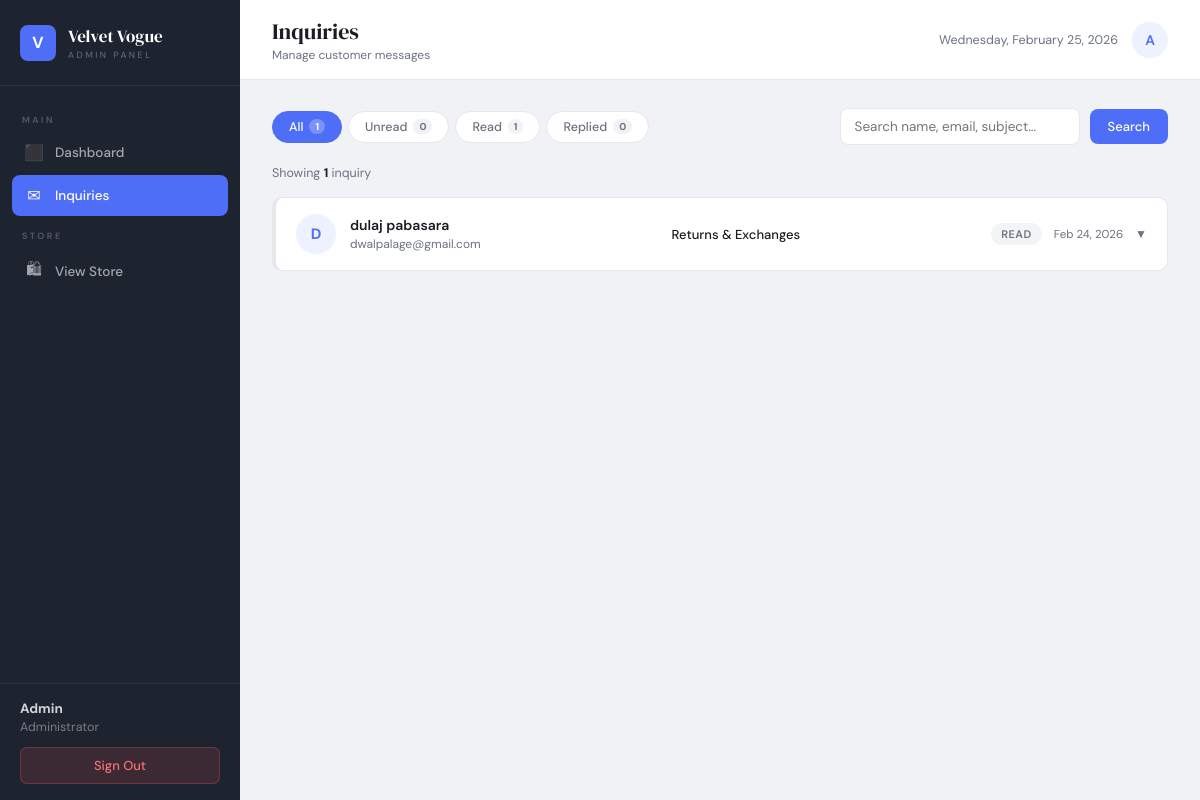
The app's page /admin/Inquiries.php (signed in) with its own data.
### tables this page shows
CREATE TABLE `inquiries` (
  `id` int(11) NOT NULL,
  `name` varchar(100) NOT NULL,
  `email` varchar(150) NOT NULL,
  `subject` varchar(200) NOT NULL,
  `message` text NOT NULL,
  `status` enum('unread','read','replied') DEFAULT 'unread',
  `created_at` timestamp NOT NULL DEFAULT CURRENT_TIMESTAMP
);

### admin/Inquiries.php (the view, shortened to what this page needs)
<?php
include "../db.php";
$adminName  = $_SESSION['admin_name'] ?? 'Admin';
$filter  = $_GET['status'] ?? 'all';
$search  = trim($_GET['search'] ?? '');
$where = "WHERE 1=1";
$inquiries = $conn->query("SELECT * FROM inquiries $where ORDER BY created_at DESC");
$total     = $inquiries ? $inquiries->num_rows : 0;
$allCount     = $conn->query("SELECT COUNT(*) AS c FROM inquiries")->fetch_assoc()['c'];
$unreadCount  = $conn->query("SELECT COUNT(*) AS c FROM inquiries WHERE status='unread'")->fetch_assoc()['c'];
$readCount    = $conn->query("SELECT COUNT(*) AS c FROM inquiries WHERE status='read'")->fetch_assoc()['c'];
$repliedCount = $conn->query("SELECT COUNT(*) AS c FROM inquiries WHERE status='replied'")->fetch_assoc()['c'];
?>
<!DOCTYPE html>
<html lang="en">
<head>
</head>
<body>
<aside class="sidebar">
    <div class="sidebar-logo">
        <div class="logo-icon">V</div>
        <div class="logo-text">Velvet Vogue <span>Admin Panel</span></div>
    </div>
    <nav class="sidebar-nav">
        <p class="nav-section-label">Main</p>
        <a href="dashboard.php" class="nav-item">
            <span class="nav-icon">⬛</span> Dashboard
        </a>
        <a href="inquiries.php" class="nav-item active">
            <span class="nav-icon">✉</span> Inquiries
        </a>
        <p class="nav-section-label">Store</p>
        <a href="../products.php" class="nav-item" target="_blank">
            <span class="nav-icon">🛍</span> View Store
        </a>
    </nav>
    <div class="sidebar-footer">
        <strong><?= htmlspecialchars($adminName) ?></strong>
        Administrator
        <a href="logout.php" class="btn-logout">Sign Out</a>
    </div>
</aside>
<div class="main">
    <div class="topbar">
        <div class="topbar-title">
            Inquiries
            <span>Manage customer messages</span>
        </div>
        <div class="topbar-right">
            <span class="topbar-date"><?= date('l, F j, Y') ?></span>
            <div class="admin-avatar"><?= strtoupper(substr($adminName,0,1)) ?></div>
        </div>
    </div>
    <div class="page">
        <div class="toolbar">
            <div class="filter-tabs">
                <a href="inquiries.php" class="tab <?= $filter==='all'?'active':'' ?>">All <span class="tc"><?= $allCount ?></span></a>
                <a href="inquiries.php?status=unread" class="tab <?= $filter==='unread'?'active':'' ?>">Unread <span class="tc"><?= $unreadCount ?></span></a>
                <a href="inquiries.php?status=read"   class="tab <?= $filter==='read'  ?'active':'' ?>">Read <span class="tc"><?= $readCount ?></span></a>
                <a href="inquiries.php?status=replied" class="tab <?= $filter==='replied'?'active':'' ?>">Replied <span class="tc"><?= $repliedCount ?></span></a>
            </div>
            <form method="GET" class="search-wrap">
                <input type="text" name="search" class="search-input"
                       placeholder="Search name, email, subject..."
                       value="<?= htmlspecialchars($search) ?>">
                <button type="submit" class="btn-search">Search</button>
            </form>
        </div>
        <p class="results-info">Showing <strong><?= $total ?></strong> <?= $total === 1 ? 'inquiry' : 'inquiries' ?><?= $search ? ' for "<strong>'.htmlspecialchars($search).'</strong>"' : '' ?></p>
        <?php if($total > 0): ?>
        <div class="inq-list">
            <?php while($inq = $inquiries->fetch_assoc()):
                $statusClass = $inq['status'];
                $badgeClass  = 'badge-'.$inq['status'];
                $badgeLabel  = ucfirst($inq['status']);
                $initial     = strtoupper(substr($inq['name'],0,1));
            ?>
            <div class="inq-card <?= $statusClass ?>" id="card-<?= $inq['id'] ?>">
                <div class="inq-head" onclick="toggleCard(<?= $inq['id'] ?>)">
                    <div class="inq-head-left">
                        <div class="inq-avatar"><?= $initial ?></div>
                        <div class="inq-info">
                            <div class="inq-name"><?= htmlspecialchars($inq['name']) ?></div>
                            <div class="inq-email"><?= htmlspecialchars($inq['email']) ?></div>
                        </div>
                        <div class="inq-subject"><?= htmlspecialchars($inq['subject']) ?></div>
                    </div>
                    <div class="inq-meta">
                        <span class="status-badge <?= $badgeClass ?>"><?= $badgeLabel ?></span>
                        <span class="inq-date"><?= date('M d, Y', strtotime($inq['created_at'])) ?></span>
                        <span class="toggle-arrow">▼</span>
                    </div>
                </div>
            </div>
            <?php endwhile; ?>
        </div>
        <?php endif; ?>
    </div>
</div>
</body>
</html>

### records on screen
inquiries: name "D", name "dulaj pabasara", email "dwalpalage@gmail.com", subject "Returns & Exchanges", status "READ", created_at "Feb 24, 2026"

### other values on screen
$adminName "Admin"
substr($adminName,0,1) "A"
$allCount "1"
$unreadCount "0"
$readCount "1"
$repliedCount "0"
$total "1"
